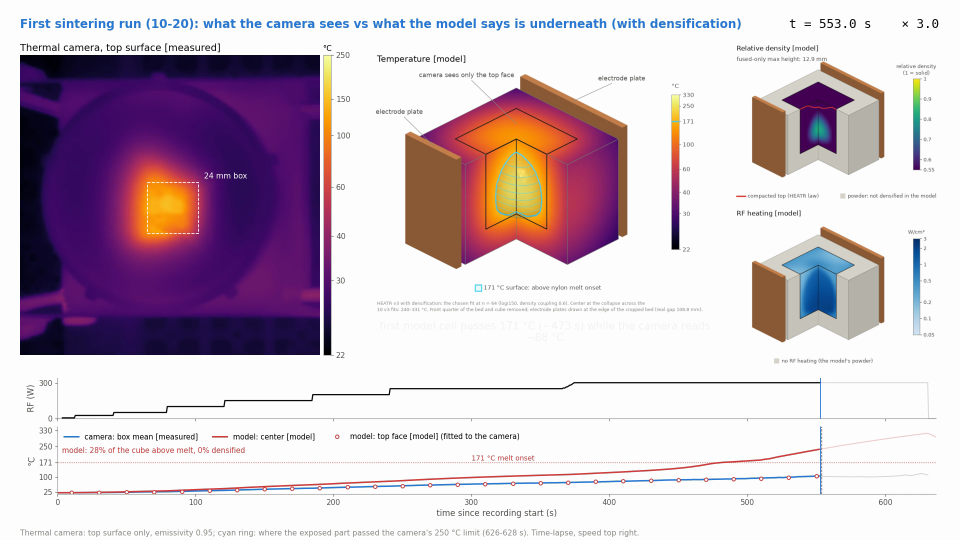
#> input picture tools/banner/sources/subsurface_553s.png, 1920 x 1080 px (shown at 1/2 size)
$ python extract_subsurface.py
#> lines starting #> are read from the running program, lines starting #| are printed output that depends on the picture
"""Extract the three panels of the 10-20 sintering run for the LinkedIn banner.

Source: sources/subsurface_553s.png -- the collapse-moment frame of
`10-20_subsurface_film_v3.mp4`, the "what the camera sees vs what the model says
is underneath" film.

Panels, left to right in the source:
  camera   thermal camera, top surface   MEASURED
  temp     HEATR 3-D temperature cutaway MODEL
  density  HEATR 3-D relative density    MODEL

The camera panel is already a dark raster and is kept as pixels. The two cutaways
sit on white paper, so the paper is keyed out and only the render survives.

Honesty note carried into the banner: the model's top face was FITTED to the
camera. The banner therefore contrasts measured surface against modelled interior
and never claims a validated subsurface prediction.

Usage:  python3 tools/banner/extract_subsurface.py
"""

from __future__ import annotations

from pathlib import Path
from typing import Dict, Tuple

import numpy as np
from PIL import Image
from scipy import ndimage

HERE = Path(__file__).resolve().parent
SRC = HERE / "sources/subsurface_553s.png"
OUT = HERE / "build"

# Measured from the source frame (1920x1080) by connected-component analysis of
# the non-white ink, then trimmed past titles, colourbars and leader lines.
BOXES: Dict[str, Tuple[int, int, int, int]] = {
    "camera": (108, 712, 40, 640),      # y0, y1, x0, x1
    "temp": (252, 545, 796, 1272),
    "density": (150, 352, 1495, 1762),
}


def key_white(a: np.ndarray, thresh: int = 736, feather: float = 40.0) -> Image.Image:
    """Drop the white paper, keep the render, with a soft edge."""
    lum = a.astype(int).sum(2)
    keep = lum < thresh
    if keep.sum() < 500:
        raise SystemExit("white key removed everything; threshold is wrong")
    keep = ndimage.binary_closing(keep, np.ones((3, 3)))
    ys, xs = np.where(keep)
    m = 4
    a = a[max(0, ys.min() - m): ys.max() + m, max(0, xs.min() - m): xs.max() + m]
    lum = a.astype(int).sum(2)
    alpha = np.clip((thresh + 6 - lum) / feather, 0.0, 1.0)
    return Image.fromarray(
        np.dstack([a, (alpha * 255).astype(np.uint8)]), "RGBA"
    )


def extract() -> None:
    if not SRC.is_file():
        raise SystemExit(
            f"missing {SRC}\nThe frame lives in the deck folder outside this repo; "
            "it is vendored under tools/banner/sources/."
        )
    img = Image.open(SRC).convert("RGB")
#> img is the input picture: PIL image 1920x1080 RGB; mean R, G, B 205.9, 190.7, 201.7
    if img.size != (1920, 1080):
        raise SystemExit(
            f"frame is {img.size}, expected (1920, 1080); BOXES would be wrong"
        )

    OUT.mkdir(exist_ok=True)
    for name, (y0, y1, x0, x1) in BOXES.items():
        a = np.asarray(img.crop((x0, y0, x1, y1))).astype(np.uint8)
        if name == "camera":
            # Already a dark raster on a dark ground; keep every pixel.
            rgba = np.dstack([a, np.full(a.shape[:2], 255, np.uint8)])
            tile = Image.fromarray(rgba, "RGBA")
        else:
            tile = key_white(a)
        tile.save(OUT / f"sub_{name}.png")
        arr = np.asarray(tile)
        cover = (arr[..., 3] > 10).mean()
        print(f"  {name:8} {tile.size[0]:4}x{tile.size[1]:4}  coverage {cover:5.2f}")
#> this loop made 3 passes
#> cover on passes 1 to 3: 1, 0.859, 0.842
#|   camera    600x 604  coverage  1.00
#|   temp      453x 290  coverage  0.86
#|   density   262x 202  coverage  0.84
#> pass 1, in extract, `a = np.asarray(img.crop((x0, y0, x1, y1))).astype(np.uint8)`:
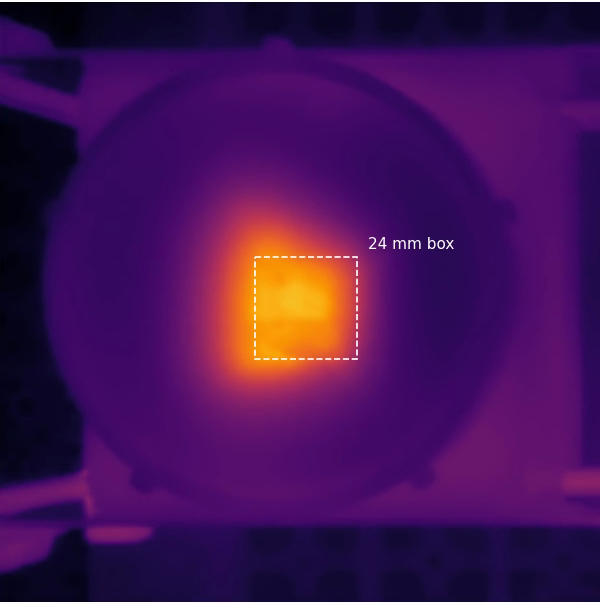
#> a: shape (604, 600, 3); mean R, G, B 70.4, 19.2, 86
#> pass 2, in extract, `a = np.asarray(img.crop((x0, y0, x1, y1))).astype(np.uint8)`:
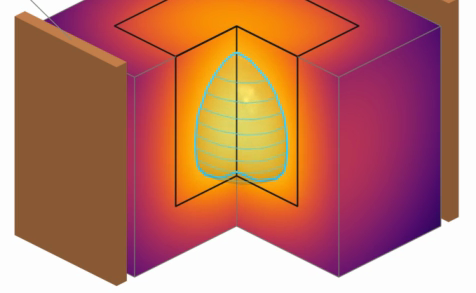
#> a: shape (293, 476, 3); mean R, G, B 187.8, 118.7, 102.3
#> pass 2, in key_white, `lum = a.astype(int).sum(2)`:
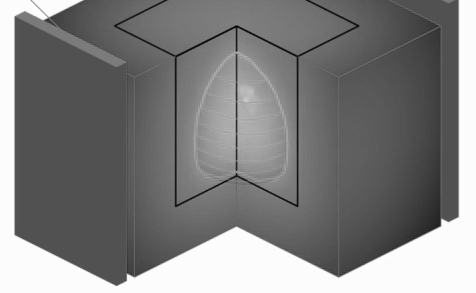
#> lum: shape (293, 476) int64; min 46, max 765, mean 408.8; drawn with min black and max white
#> after the loop:
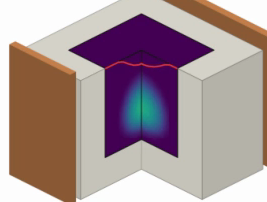
#> a: shape (202, 267, 3); mean R, G, B 167.5, 147.9, 149.7
#> after the loop:
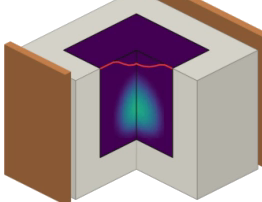
#> tile: PIL image 262x202 RGBA; mean R, G, B, A 165.8, 145.9, 147.7, 214.4; transparent parts drawn white

    sheet()


def sheet() -> None:
    """Contact sheet on the banner's ground, so the panels can be eyeballed."""
    cell = 300
    s = Image.new("RGB", (cell * 3 + 40, cell + 20), (10, 10, 10))
#> s: PIL image 940x320 RGB; every value is 10
    for i, name in enumerate(BOXES):
        t = Image.open(OUT / f"sub_{name}.png").convert("RGBA")
        k = min(cell / t.width, cell / t.height)
#> k = 0.497
        t = t.resize((int(t.width * k), int(t.height * k)), Image.LANCZOS)
        s.paste(t, (10 + i * (cell + 10) + (cell - t.width) // 2,
                    10 + (cell - t.height) // 2), t)
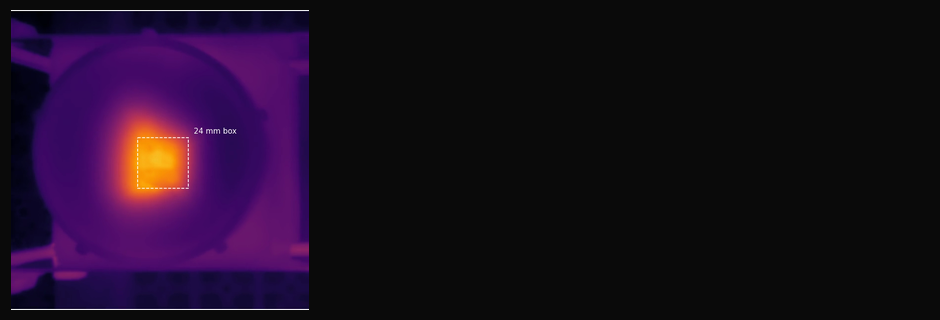
#> s: PIL image 940x320 RGB; mean R, G, B 27.9, 12.7, 32.6
    s.save(OUT / "_subsurface_sheet.png")
    print(f"contact sheet: {OUT / '_subsurface_sheet.png'}")


if __name__ == "__main__":
    extract()
